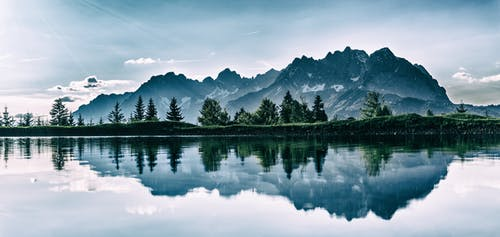
#> input picture Pratica G4/Delivery2/image.jpeg, 500 x 237 px
$ python hist2.py
#> lines starting #> are read from the running program, lines starting #| are printed output that depends on the picture
import cv2 as cv
import numpy as np
from matplotlib import pyplot as plt

img = cv.imread('image.jpeg')
#> img is the input picture: shape (237, 500, 3); mean B, G, R 168.6, 156.6, 134.2
cv.imshow('img',img)
color = ('b','g','r')
for i,col in enumerate(color):
    histr = cv.calcHist([img],[i],None,[256],[0,256])
    plt.plot(histr,color = col)
    plt.xlim([0,256])
plt.show()
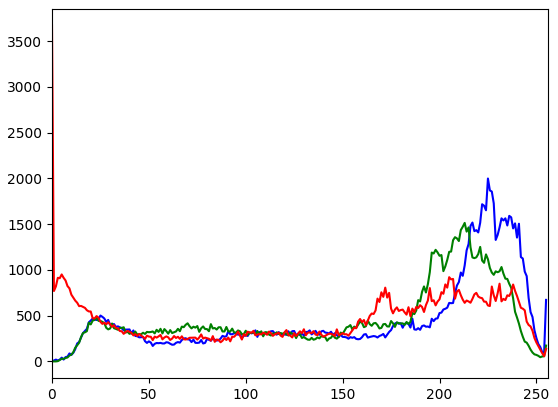
#> figure drawn by matplotlib, 1 panel; curve peaks at x = 225, y = 1998; curve peaks at x = 213, y = 1513; curve peaks at x = 0, y = 3671
